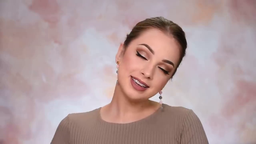
#> input picture dataset/girl22/ori_imgs/0001.png, 256 x 144 px, shrunk from 1280 x 720 before the run, found by its file name
$ python check_parsing.py
#> lines starting #> are read from the running program, lines starting #| are printed output that depends on the picture; after the words box and inside, x2 and y2 are one past the last pixel; in counts of white or black regions, pixels touching at a corner belong together
import os
import numpy as np
import cv2

path6 = "/home/yuanyujie/cvpr23/dataset/girl1/00094/mask/warp_makeup_00094/0001.png"
path10 = "/home/yuanyujie/cvpr23/dataset/girl1/00099/mask/warp_makeup_00099/0001.png"

img6 = cv2.imread(path6)
#> img6 is the input picture: shape (144, 256, 3); mean B, G, R 158.3, 156.9, 179.3
img10 = cv2.imread(path10)

def img_to_index(img, save_path):
#> called with save_path = '/home/yuanyujie/cvpr23/debug/H/parsing_6'
    for index in range(19):
        save_img = np.zeros((img.shape[0], img.shape[1]))
        for j in range(img.shape[0]):
            for k in range(img.shape[1]):
                if img[j][k][0] == index :
                    save_img[j][k] = 255
        cv2.imwrite(os.path.join(save_path, "%d.png"%index), save_img)
#> this loop made 19 passes
#> pass 1, in img_to_index, `cv2.imwrite(os.path.join(save_path, "%d.png"%index), save_img)`:
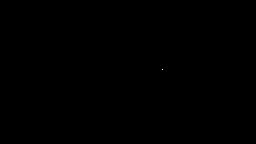
#> saved as 0.png: shape (144, 256); 0% white in thin lines or dots, all inside (x1, y1, x2, y2) = (162, 69, 163, 70)
#> after the loop: save_img: shape (144, 256) float64; 0.05% white in thin lines or dots, all inside (x1, y1, x2, y2) = (138, 25, 186, 76)

save_path6 = "/home/yuanyujie/cvpr23/debug/H/parsing_6"
save_path9 = "/home/yuanyujie/cvpr23/debug/H/parsing_10"

os.makedirs(save_path6, exist_ok = True)
os.makedirs(save_path9, exist_ok = True)

img_to_index(img6, save_path6)
img_to_index(img10, save_path9)
